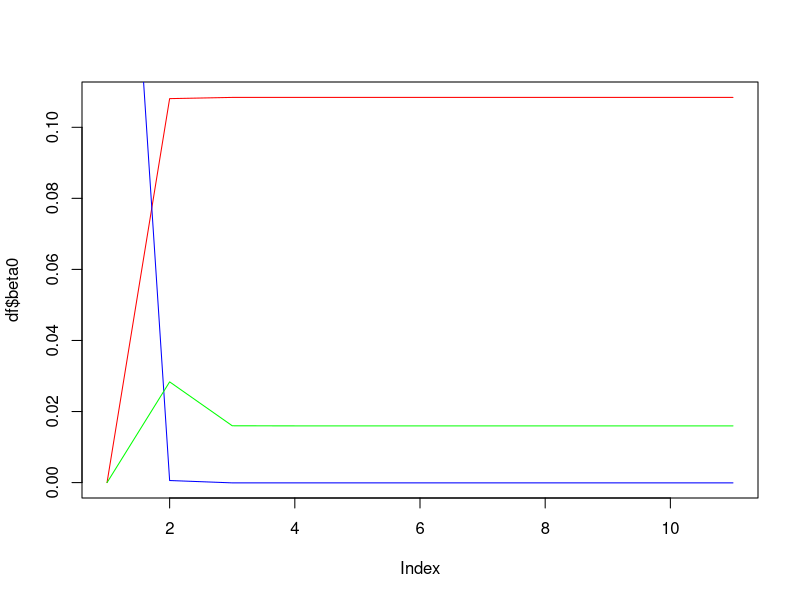
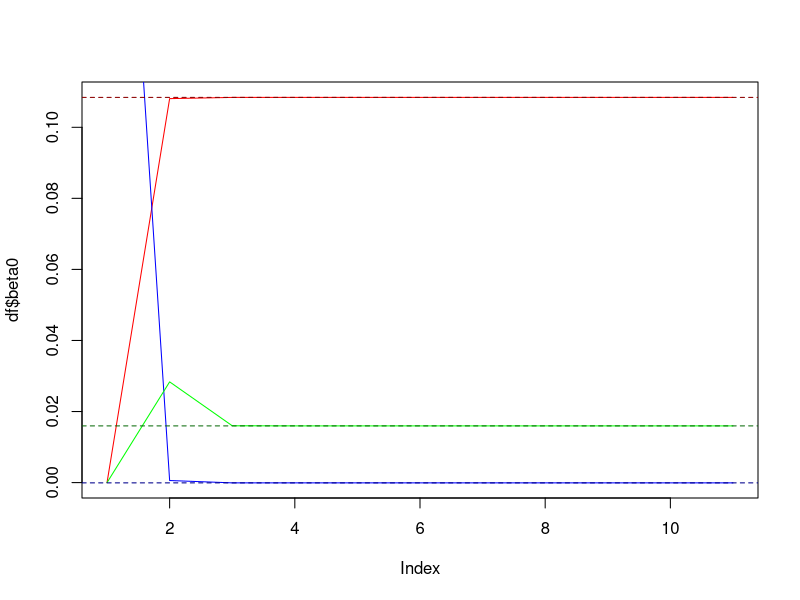

Write R code to recreate these figures, in order.
## ---- chunk 1
set.seed(1)
y <- rnorm(100)
x1 <- rnorm(100)
x2 <- rnorm(100)
beta1 <- 3.27
## ---- chunk 2
set.seed(1)
y <- rnorm(100)
x1 <- rnorm(100)
x2 <- rnorm(100)
beta1 <- 3.27
## ---- chunk 3
a <- y - beta1 * x1
beta2 <- lm(a ~ x2)$coef[2]
## ---- chunk 4
a <- y - beta2 * x2
beta1 <- lm(a ~ x1)$coef[2]
## ---- chunk 5
iter <- 10
df <- data.frame(0.0, 0.27, 0.0)
names(df) <- c('beta0', 'beta1', 'beta2')
for (i in 1:iter) {
  beta1 <- df[nrow(df), 2]
  a <- y - beta1 * x1
  beta2 <- lm(a ~ x2)$coef[2]
  a <- y - beta2 * x2
  beta1 <- lm(a ~ x1)$coef[2]
  beta0 <- lm(a ~ x1)$coef[1]
  print(beta0)
  print(beta1)
  print(beta2)
  df[nrow(df) + 1,] <- list(beta0, beta1, beta2)
}
## ---- chunk 6
plot(df$beta0, col = 'red', type = 'l')
lines(df$beta1, col = 'blue')
lines(df$beta2, col = 'green')
## ---- chunk 7
plot(df$beta0, col = 'red', type = 'l')
lines(df$beta1, col = 'blue')
lines(df$beta2, col = 'green')
res <- coef(lm(y ~ x1 + x2))
abline(h = res[1], col = 'darkred', lty = 2)
abline(h = res[2], col = 'darkblue', lty = 2)
abline(h = res[3], col = 'darkgreen', lty = 2)
